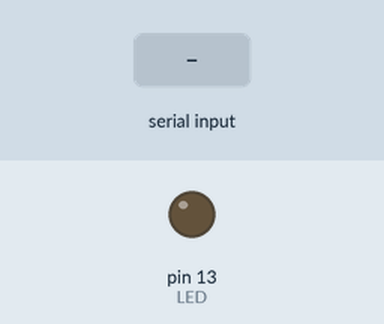
This sketch was run on a simulated Arduino Uno, built with avr-gcc and run on an emulated ATmega328P. Parts: output pins drawn as LEDs (lit = HIGH). The inputs (shaded band) are chosen by the test bench.

Above: at 1.2 s.
1.3 s: "H" received over Serial
At 2.1 s:
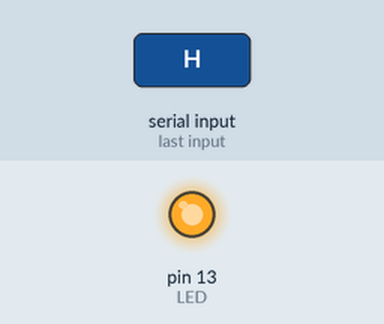
2.8 s: "L" received over Serial
At 3.2 s:
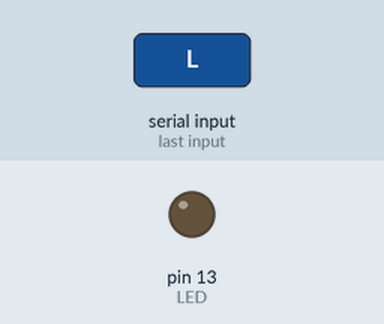
Timing chart, 0 to 5.8 s (numbered marks = the images above; inputs shaded):
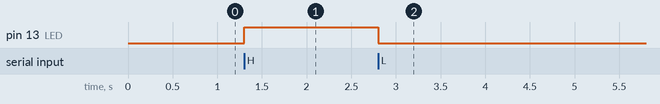

The sketch:

ledSerial.ino
```cpp
#define LED 13

void setup() {
  // put your setup code here, to run once:
  pinMode(LED,OUTPUT);
  Serial.begin(9600);
}

void loop() {
  // put your main code here, to run repeatedly:
  if(Serial.available()>0){
    char cmd = Serial.read();
    if(cmd == 'H'){
      digitalWrite(LED,HIGH);
    }
    else if(cmd=='L'){
      digitalWrite(LED,LOW);
    }
  }
}
```

Measured:
- after the input at 1.3 s, pin 13 (LED): LOW → HIGH at once
- after the input at 2.8 s, pin 13 (LED): HIGH → LOW at once
